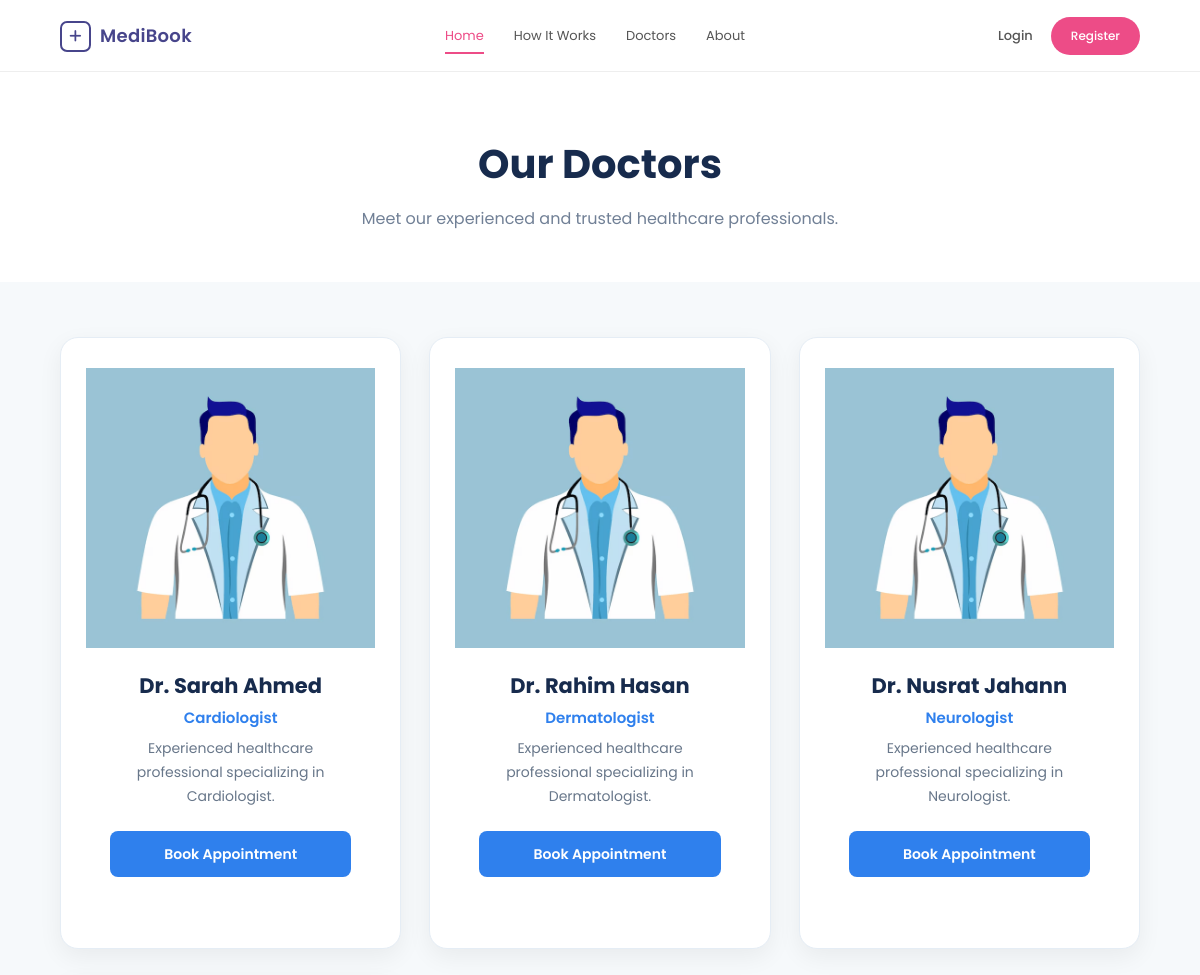
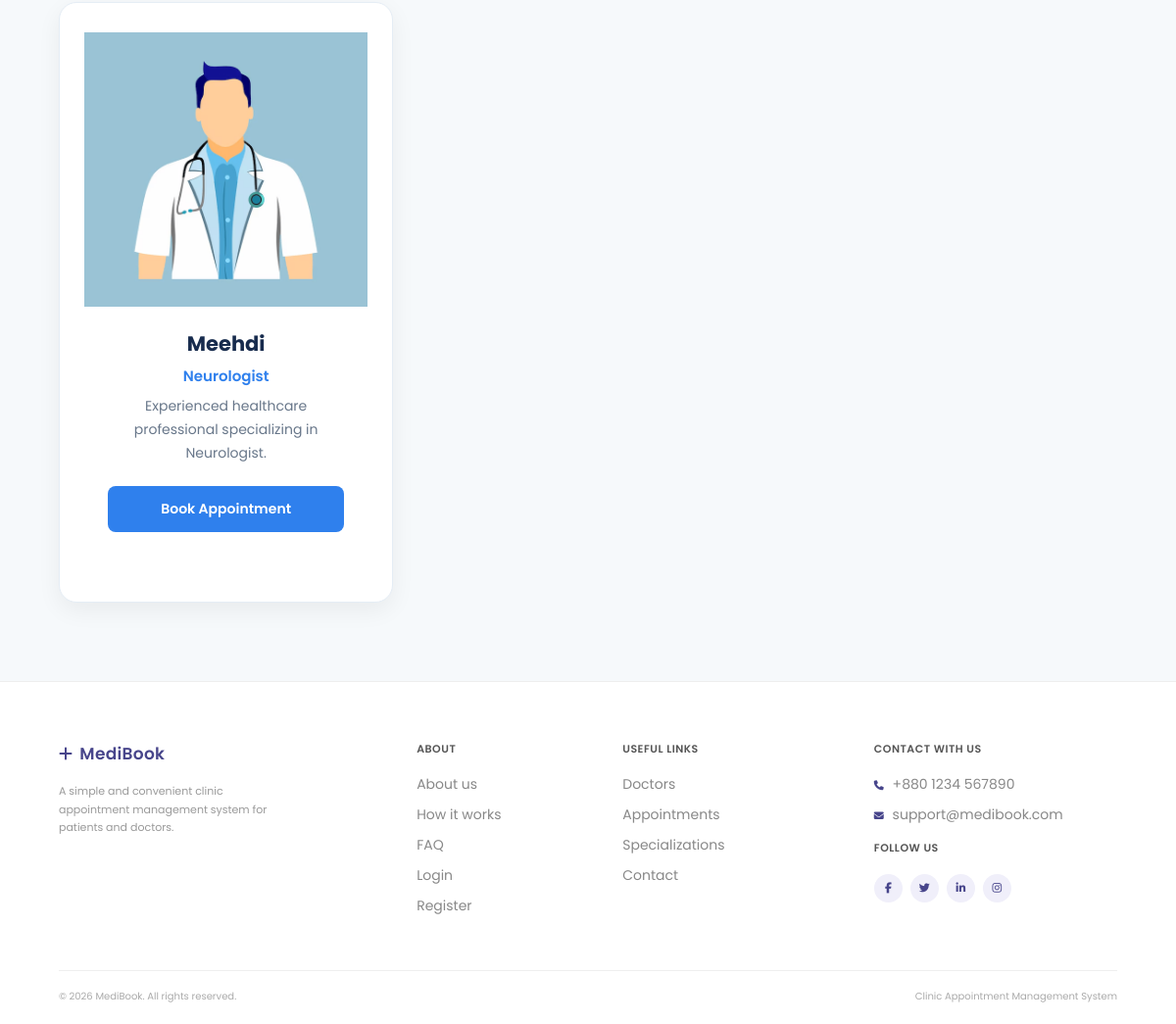
Screenshot of /doctor/doctor.php with the database file from the repository (2 pictures, top to bottom).
### tables this page shows
CREATE TABLE `doctors` (
  `id` int(11) NOT NULL,
  `name` varchar(100) NOT NULL,
  `specialization` varchar(100) NOT NULL,
  `email` varchar(150) DEFAULT NULL,
  `phone` varchar(20) DEFAULT NULL,
  `created_at` timestamp NOT NULL DEFAULT current_timestamp()
);

### doctor/doctor.php (the view, shortened to what this page needs)
<?php
$conn = new mysqli(
    "localhost",
    "root",
    "",
    "clinic_db"
);
require_once __DIR__ . '/../includes/head.php';
$query = "SELECT * FROM doctors";
$result = $conn->query($query);
?>
<body>
<?php require_once __DIR__ . '/../includes/header.php'; ?>
<link rel="stylesheet" href="<?= BASE_URL ?>doctor/doctor.css">
<main class="doctors-page">
    <section class="doctors-hero">
        <div class="container">
            <h1>Our Doctors</h1>
            <p>Meet our experienced and trusted healthcare professionals.</p>
        </div>
    </section>
    <section class="doctors-section">
        <div class="container">
            <div class="doctors-grid">
                <?php while ($doctor = $result->fetch_assoc()): ?>
                    <div class="doctor-card">
                        <div class="doctor-image">
                            <img
                                src="<?= BASE_URL ?>img/d1.png"
                                alt="<?= htmlspecialchars($doctor['name']) ?>"
                            >
                        </div>
                        <div class="doctor-info">
                            <h3>
                                <?= htmlspecialchars($doctor['name']) ?>
                            </h3>
                            <p class="specialization">
                                <?= htmlspecialchars($doctor['specialization']) ?>
                            </p>
                            <p class="doctor-description">
                                Experienced healthcare professional
                                specializing in
                                <?= htmlspecialchars($doctor['specialization']) ?>.
                            </p>
                            <a
                                href="<?= BASE_URL ?>appointment.php"
                                class="appointment-btn"
                            >
                                Book Appointment
                            </a>
                        </div>
                    </div>
                <?php endwhile; ?>
            </div>
        </div>
    </section>
</main>
<?php require_once __DIR__ . '/../includes/footer.php'; ?>
</body>
</html>

### includes/head.php (shortened to what this page needs)
<head>
    <link rel="stylesheet"
          href="https://cdnjs.cloudflare.com/ajax/libs/font-awesome/6.5.2/css/all.min.css">
   <link rel="stylesheet" href="<?= BASE_URL ?>style/style.css">
<link rel="stylesheet" href="<?= BASE_URL ?>style/dashboard.css">
</head>

### includes/header.php (shortened to what this page needs)
<header>
    <div class="container navbar">
        <a href="<?= BASE_URL ?>index.php" class="logo">
            <div class="logo-icon">
                <i class="fa-solid fa-plus"></i>
            </div>
            MediBook
        </a>
        <nav class="nav-links">
            <a href="<?= BASE_URL ?>index.php" class="active">
                Home
            </a>
            <a href="<?= BASE_URL ?>index.php#how-it-works">
                How It Works
            </a>
            <a href="<?= BASE_URL ?>doctor/doctor.php">
                Doctors
            </a>
            <a href="<?= BASE_URL ?>index.php#about">
                About
            </a>
        </nav>
        <div class="nav-actions">
            <?php if (isset($_SESSION["patient_id"])): ?>
                <a
                    href="<?= BASE_URL ?>patient/patient_dashboard.php"
                    class="login-link"
                >
                    Dashboard
                </a>
                <a
                    href="<?= BASE_URL ?>logout.php"
                    class="register-btn"
                >
                    Logout
                </a>
            <?php else: ?>
                <a
                    href="<?= BASE_URL ?>login.php"
                    class="login-link"
                >
                    Login
                </a>
                <a
                    href="<?= BASE_URL ?>register.php"
                    class="register-btn"
                >
                    Register
                </a>
            <?php endif; ?>
        </div>
    </div>
</header>

### includes/footer.php
<footer>
      <div class="container">
          <div class="footer-grid">
              <div class="footer-brand">
                  <div class="footer-logo">
                      <i class="fa-solid fa-plus"></i>
                      MediBook
                  </div>
                  <p class="footer-description">
                      A simple and convenient clinic appointment
                      management system for patients and doctors.
                  </p>
              </div>
              <div class="footer-column">
                  <h4>
                      About
                  </h4>
                  <a href="#about">
                      About us
                  </a>
                  <a href="#how-it-works">
                      How it works
                  </a>
                  <a href="#">
                      FAQ
                  </a>
                  <a href="login.html">
                      Login
                  </a>
                  <a href="register.html">
                      Register
                  </a>
              </div>
              <div class="footer-column">
                  <h4>
                      Useful links
                  </h4>
                  <a href="#doctors">
                      Doctors
                  </a>
                  <a href="login.html">
                      Appointments
                  </a>
                  <a href="#doctors">
                      Specializations
                  </a>
                  <a href="#">
                      Contact
                  </a>
              </div>
              <div class="footer-column">
                  <h4>
                      Contact with us
                  </h4>
                  <a href="#">
                      <i class="fa-solid fa-phone"></i>
                      +880 1234 567890
                  </a>
                  <a href="#">
                      <i class="fa-solid fa-envelope"></i>
                      support@medibook.com
                  </a>
                  <h4 class="follow-title">
                      Follow us
                  </h4>
                  <div class="social-links">
                      <a href="#">
                          <i class="fa-brands fa-facebook-f"></i>
                      </a>
                      <a href="#">
                          <i class="fa-brands fa-twitter"></i>
                      </a>
                      <a href="#">
                          <i class="fa-brands fa-linkedin-in"></i>
                      </a>
                      <a href="#">
                          <i class="fa-brands fa-instagram"></i>
                      </a>
                  </div>
              </div>
          </div>
          <div class="footer-bottom">
              <p>
                  © 2026 MediBook. All rights reserved.
              </p>
              <p>
                  Clinic Appointment Management System
              </p>
          </div>
      </div>
  </footer>

### style/style.css (style rules this page uses)
* { margin: 0; padding: 0; box-sizing: border-box; }
body { font-family: "Poppins", Arial, sans-serif; color: #555; background: #fff; line-height: 1.6; }
a { text-decoration: none; color: inherit; }
.container { width: 90%; max-width: 1100px; margin: auto; }
header { height: 72px; background: #fff; border-bottom: 1px solid #eeeeee; position: sticky; top: 0; z-index: 1000; }
.navbar { height: 72px; display: flex; align-items: center; justify-content: space-between; }
.logo { display: flex; align-items: center; gap: 9px; color: #47458b; font-size: 18px; font-weight: 600; letter-spacing: .3px; }
.logo-icon { width: 31px; height: 31px; border: 2px solid #47458b; border-radius: 7px; display: flex; align-items: center; justify-content: center; font-size: 14px; }
.nav-links { display: flex; align-items: center; gap: 30px; font-size: 13px; color: #555; }
.nav-links a { position: relative; transition: .25s ease; }
.nav-links a:hover, .nav-links a.active { color: #ed4c87; }
.nav-links a.active::after { content: ""; position: absolute; left: 0; right: 0; bottom: -8px; height: 2px; background: #ed4c87; }
.nav-actions { display: flex; align-items: center; gap: 18px; }
.login-link { color: #555; font-size: 13px; font-weight: 500; transition: .25s ease; }
.register-btn { padding: 9px 20px; background: #ed4c87; color: #fff; border-radius: 22px; font-size: 12px; font-weight: 500; transition: .25s ease; }
.doctors-section { padding: 80px 0; background: #f6f9fb; text-align: center; }
.doctor-card { padding: 30px 25px; background: #fff; border-radius: 6px; box-shadow: 0 8px 25px rgba(0,0,0,.06); transition: .25s ease; }
.doctor-card h3 { margin-bottom: 4px; color: #444; font-size: 15px; font-weight: 600; }
.doctor-info { display: flex; justify-content: center; gap: 20px; margin-bottom: 17px; color: #999; font-size: 10px; }
footer { padding: 60px 0 20px; background: #fff; border-top: 1px solid #eeeeee; }
.footer-grid { display: grid; grid-template-columns: 2fr 1fr 1.3fr 1.6fr; gap: 55px; }
.footer-logo { display: flex; align-items: center; gap: 7px; color: #47458b; font-size: 17px; font-weight: 600; letter-spacing: .3px; }
.footer-logo i { font-size: 16px; }
.footer-description { max-width: 240px; margin-top: 15px; color: #999; font-size: 11px; line-height: 1.7; }
.footer-column h4 { margin-bottom: 17px; color: #555; font-size: 11px; font-weight: 600; text-transform: uppercase; letter-spacing: .5px; }
.footer-column a { display: block; margin-bottom: 10px; color: #888; font-size: 14px; line-height: 1.5; transition: .2s; }
.footer-column a i { width: 15px; color: #47458b; font-size: 10px; }
.follow-title { margin-top: 15px; }
.social-links { display: flex; align-items: center; gap: 8px; }
.social-links a { width: 29px; height: 29px; margin: 0; border-radius: 50%; background: #f0effa; color: #47458b; display: flex; align-items: center; justify-content: center; transition: .2s ease; }
.social-links a i { width: auto; color: inherit; font-size: 11px; }
.footer-bottom { display: flex; justify-content: space-between; align-items: center; margin-top: 45px; padding-top: 18px; border-top: 1px solid #eeeeee; color: #aaa; font-size: 10px; }

### style/dashboard.css (style rules this page uses)
.doctor-info { display: flex; align-items: center; gap: 10px; }

### rows the page displays
doctors: name "Dr. Sarah Ahmed", specialization "Cardiologist"
doctors: name "Dr. Rahim Hasan", specialization "Dermatologist"
doctors: name "Dr. Nusrat Jahann", specialization "Neurologist"
doctors: name "Meehdi", specialization "Neurologist"
